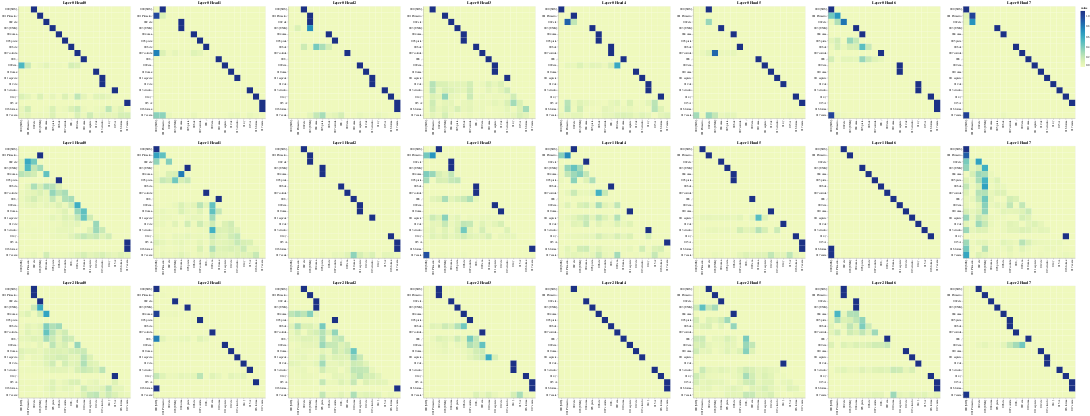

Notebook source saved alongside this figure:
### Code cell
# Encoder Self-Attention
layers = [0, 1, 2]
heads = [0, 1, 2, 3, 4, 5, 6, 7]
get_all_attention_maps("decoder", layers, heads, decoder_input_tokens, decoder_input_tokens, min(20, sentence_len))

### Figure 1 — Vega-Lite specification as saved in the notebook (floating-point values rounded to 4 significant figures; data arrays with more than 128 entries replaced by an {"elided": "..."} marker saying what was removed)
{"config": {"view": {"continuousWidth": 400, "continuousHeight": 300}}, "vconcat": [{"hconcat": [{"data": {"name": "data-0f16104a31f135c318780e36cd146929"}, "mark": "rect", "encoding": {"color": {"field": "value", "type": "quantitative"}, "tooltip": [{"field": "row", "type": "quantitative"}, {"field": "column", "type": "quantitative"}, {"field": "value", "type": "quantitative"}, {"field": "row_token", "type": "nominal"}, {"field": "col_token", "type": "nominal"}], "x": {"axis": {"title": ""}, "field": "col_token", "type": "nominal"}, "y": {"axis": {"title": ""}, "field": "row_token", "type": "nominal"}}, "height": 400, "selection": {"selector433": {"type": "interval", "bind": "scales", "encodings": ["x", "y"]}}, "title": "Layer 0 Head 0", "width": 400}, {"data": {"name": "data-8474d626f7e88e35efac38e0cdaafb37"}, "mark": "rect", "encoding": {"color": {"field": "value", "type": "quantitative"}, "tooltip": [{"field": "row", "type": "quantitative"}, {"field": "column", "type": "quantitative"}, {"field": "value", "type": "quantitative"}, {"field": "row_token", "type": "nominal"}, {"field": "col_token", "type": "nominal"}], "x": {"axis": {"title": ""}, "field": "col_token", "type": "nominal"}, "y": {"axis": {"title": ""}, "field": "row_token", "type": "nominal"}}, "height": 400, "selection": {"selector434": {"type": "interval", "bind": "scales", "encodings": ["x", "y"]}}, "title": "Layer 0 Head 1", "width": 400}, {"data": {"name": "data-0c0934c667893fd781d706be4baff161"}, "mark": "rect", "encoding": {"color": {"field": "value", "type": "quantitative"}, "tooltip": [{"field": "row", "type": "quantitative"}, {"field": "column", "type": "quantitative"}, {"field": "value", "type": "quantitative"}, {"field": "row_token", "type": "nominal"}, {"field": "col_token", "type": "nominal"}], "x": {"axis": {"title": ""}, "field": "col_token", "type": "nominal"}, "y": {"axis": {"title": ""}, "field": "row_token", "type": "nominal"}}, "height": 400, "selection": {"selector435": {"type": "interval", "bind": "scales", "encodings": ["x", "y"]}}, "title": "Layer 0 Head 2", "width": 400}, {"data": {"name": "data-457cdeeffcef7badf84f00d98af27c29"}, "mark": "rect", "encoding": {"color": {"field": "value", "type": "quantitative"}, "tooltip": [{"field": "row", "type": "quantitative"}, {"field": "column", "type": "quantitative"}, {"field": "value", "type": "quantitative"}, {"field": "row_token", "type": "nominal"}, {"field": "col_token", "type": "nominal"}], "x": {"axis": {"title": ""}, "field": "col_token", "type": "nominal"}, "y": {"axis": {"title": ""}, "field": "row_token", "type": "nominal"}}, "height": 400, "selection": {"selector436": {"type": "interval", "bind": "scales", "encodings": ["x", "y"]}}, "title": "Layer 0 Head 3", "width": 400}, {"data": {"name": "data-257655d6f5a19fec497d1aac9bba15da"}, "mark": "rect", "encoding": {"color": {"field": "value", "type": "quantitative"}, "tooltip": [{"field": "row", "type": "quantitative"}, {"field": "column", "type": "quantitative"}, {"field": "value", "type": "quantitative"}, {"field": "row_token", "type": "nominal"}, {"field": "col_token", "type": "nominal"}], "x": {"axis": {"title": ""}, "field": "col_token", "type": "nominal"}, "y": {"axis": {"title": ""}, "field": "row_token", "type": "nominal"}}, "height": 400, "selection": {"selector437": {"type": "interval", "bind": "scales", "encodings": ["x", "y"]}}, "title": "Layer 0 Head 4", "width": 400}, {"data": {"name": "data-626496b976e27ba9eb32a769cbfabd27"}, "mark": "rect", "encoding": {"color": {"field": "value", "type": "quantitative"}, "tooltip": [{"field": "row", "type": "quantitative"}, {"field": "column", "type": "quantitative"}, {"field": "value", "type": "quantitative"}, {"field": "row_token", "type": "nominal"}, {"field": "col_token", "type": "nominal"}], "x": {"axis": {"title": ""}, "field": "col_token", "type": "nominal"}, "y": {"axis": {"title": ""}, "field": "row_token", "type": "nominal"}}, "height": 400, "selection": {"selector438": {"type": "interval", "bind": "scales", "encodings": ["x", "y"]}}, "title": "Layer 0 Head 5", "width": 400}, {"data": {"name": "data-cfdee73c41d6da530d196423ef66bb73"}, "mark": "rect", "encoding": {"color": {"field": "value", "type": "quantitative"}, "tooltip": [{"field": "row", "type": "quantitative"}, {"field": "column", "type": "quantitative"}, {"field": "value", "type": "quantitative"}, {"field": "row_token", "type": "nominal"}, {"field": "col_token", "type": "nominal"}], "x": {"axis": {"title": ""}, "field": "col_token", "type": "nominal"}, "y": {"axis": {"title": ""}, "field": "row_token", "type": "nominal"}}, "height": 400, "selection": {"selector439": {"type": "interval", "bind": "scales", "encodings": ["x", "y"]}}, "title": "Layer 0 Head 6", "width": 400}, {"data": {"name": "data-41c681c8b6a01a35fbf1cc24b51995c2"}, "mark": "rect", "encoding": {"color": {"field": "value", "type": "quantitative"}, "tooltip": [{"field": "row", "type": "quantitative"}, {"field": "column", "type": "quantitative"}, {"field": "value", "type": "quantitative"}, {"field": "row_token", "type": "nominal"}, {"field": "col_token", "type": "nominal"}], "x": {"axis": {"title": ""}, "field": "col_token", "type": "nominal"}, "y": {"axis": {"title": ""}, "field": "row_token", "type": "nominal"}}, "height": 400, "selection": {"selector440": {"type": "interval", "bind": "scales", "encodings": ["x", "y"]}}, "title": "Layer 0 Head 7", "width": 400}]}, {"hconcat": [{"data": {"name": "data-31812c9408ebb790a688d355218ed725"}, "mark": "rect", "encoding": {"color": {"field": "value", "type": "quantitative"}, "tooltip": [{"field": "row", "type": "quantitative"}, {"field": "column", "type": "quantitative"}, {"field": "value", "type": "quantitative"}, {"field": "row_token", "type": "nominal"}, {"field": "col_token", "type": "nominal"}], "x": {"axis": {"title": ""}, "field": "col_token", "type": "nominal"}, "y": {"axis": {"title": ""}, "field": "row_token", "type": "nominal"}}, "height": 400, "selection": {"selector441": {"type": "interval", "bind": "scales", "encodings": ["x", "y"]}}, "title": "Layer 1 Head 0", "width": 400}, {"data": {"name": "data-7d231f45a63029c8d015e5293a1676c1"}, "mark": "rect", "encoding": {"color": {"field": "value", "type": "quantitative"}, "tooltip": [{"field": "row", "type": "quantitative"}, {"field": "column", "type": "quantitative"}, {"field": "value", "type": "quantitative"}, {"field": "row_token", "type": "nominal"}, {"field": "col_token", "type": "nominal"}], "x": {"axis": {"title": ""}, "field": "col_token", "type": "nominal"}, "y": {"axis": {"title": ""}, "field": "row_token", "type": "nominal"}}, "height": 400, "selection": {"selector442": {"type": "interval", "bind": "scales", "encodings": ["x", "y"]}}, "title": "Layer 1 Head 1", "width": 400}, {"data": {"name": "data-9dfb0a6348d80d8b9726841176d9744a"}, "mark": "rect", "encoding": {"color": {"field": "value", "type": "quantitative"}, "tooltip": [{"field": "row", "type": "quantitative"}, {"field": "column", "type": "quantitative"}, {"field": "value", "type": "quantitative"}, {"field": "row_token", "type": "nominal"}, {"field": "col_token", "type": "nominal"}], "x": {"axis": {"title": ""}, "field": "col_token", "type": "nominal"}, "y": {"axis": {"title": ""}, "field": "row_token", "type": "nominal"}}, "height": 400, "selection": {"selector443": {"type": "interval", "bind": "scales", "encodings": ["x", "y"]}}, "title": "Layer 1 Head 2", "width": 400}, {"data": {"name": "data-622e55841f3ca3858778234f6d5e30e0"}, "mark": "rect", "encoding": {"color": {"field": "value", "type": "quantitative"}, "tooltip": [{"field": "row", "type": "quantitative"}, {"field": "column", "type": "quantitative"}, {"field": "value", "type": "quantitative"}, {"field": "row_token", "type": "nominal"}, {"field": "col_token", "type": "nominal"}], "x": {"axis": {"title": ""}, "field": "col_token", "type": "nominal"}, "y": {"axis": {"title": ""}, "field": "row_token", "type": "nominal"}}, "height": 400, "selection": {"selector444": {"type": "interval", "bind": "scales", "encodings": ["x", "y"]}}, "title": "Layer 1 Head 3", "width": 400}, {"data": {"name": "data-c8eb4c2f6e1e09c54785d57ccb13ea90"}, "mark": "rect", "encoding": {"color": {"field": "value", "type": "quantitative"}, "tooltip": [{"field": "row", "type": "quantitative"}, {"field": "column", "type": "quantitative"}, {"field": "value", "type": "quantitative"}, {"field": "row_token", "type": "nominal"}, {"field": "col_token", "type": "nominal"}], "x": {"axis": {"title": ""}, "field": "col_token", "type": "nominal"}, "y": {"axis": {"title": ""}, "field": "row_token", "type": "nominal"}}, "height": 400, "selection": {"selector445": {"type": "interval", "bind": "scales", "encodings": ["x", "y"]}}, "title": "Layer 1 Head 4", "width": 400}, {"data": {"name": "data-b8bb49dda1ac763eedb065e5add00143"}, "mark": "rect", "encoding": {"color": {"field": "value", "type": "quantitative"}, "tooltip": [{"field": "row", "type": "quantitative"}, {"field": "column", "type": "quantitative"}, {"field": "value", "type": "quantitative"}, {"field": "row_token", "type": "nominal"}, {"field": "col_token", "type": "nominal"}], "x": {"axis": {"title": ""}, "field": "col_token", "type": "nominal"}, "y": {"axis": {"title": ""}, "field": "row_token", "type": "nominal"}}, "height": 400, "selection": {"selector446": {"type": "interval", "bind": "scales", "encodings": ["x", "y"]}}, "title": "Layer 1 Head 5", "width": 400}, {"data": {"name": "data-7faec2cd307599d6acf8b6831adaf7d2"}, "mark": "rect", "encoding": {"color": {"field": "value", "type": "quantitative"}, "tooltip": [{"field": "row", "type": "quantitative"}, {"field": "column", "type": "quantitative"}, {"field": "value", "type": "quantitative"}, {"field": "row_token", "type": "nominal"}, {"field": "col_token", "type": "nominal"}], "x": {"axis": {"title": ""}, "field": "col_token", "type": "nominal"}, "y": {"axis": {"title": ""}, "field": "row_token", "type": "nominal"}}, "height": 400, "selection": {"selector447": {"type": "interval", "bind": "scales", "encodings": ["x", "y"]}}, "title": "Layer 1 Head 6", "width": 400}, {"data": {"name": "data-dca98af1e65f8349138d12dd2b47f341"}, "mark": "rect", "encoding": {"color": {"field": "value", "type": "quantitative"}, "tooltip": [{"field": "row", "type": "quantitative"}, {"field": "column", "type": "quantitative"}, {"field": "value", "type": "quantitative"}, {"field": "row_token", "type": "nominal"}, {"field": "col_token", "type": "nominal"}], "x": {"axis": {"title": ""}, "field": "col_token", "type": "nominal"}, "y": {"axis": {"title": ""}, "field": "row_token", "type": "nominal"}}, "height": 400, "selection": {"selector448": {"type": "interval", "bind": "scales", "encodings": ["x", "y"]}}, "title": "Layer 1 Head 7", "width": 400}]}, {"hconcat": [{"data": {"name": "data-1e53b5a47b500838560f1c8c55292cc1"}, "mark": "rect", "encoding": {"color": {"field": "value", "type": "quantitative"}, "tooltip": [{"field": "row", "type": "quantitative"}, {"field": "column", "type": "quantitative"}, {"field": "value", "type": "quantitative"}, {"field": "row_token", "type": "nominal"}, {"field": "col_token", "type": "nominal"}], "x": {"axis": {"title": ""}, "field": "col_token", "type": "nominal"}, "y": {"axis": {"title": ""}, "field": "row_token", "type": "nominal"}}, "height": 400, "selection": {"selector449": {"type": "interval", "bind": "scales", "encodings": ["x", "y"]}}, "title": "Layer 2 Head 0", "width": 400}, {"data": {"name": "data-da924ff7b0c76069e0717dc0cb6b6523"}, "mark": "rect", "encoding": {"color": {"field": "value", "type": "quantitative"}, "tooltip": [{"field": "row", "type": "quantitative"}, {"field": "column", "type": "quantitative"}, {"field": "value", "type": "quantitative"}, {"field": "row_token", "type": "nominal"}, {"field": "col_token", "type": "nominal"}], "x": {"axis": {"title": ""}, "field": "col_token", "type": "nominal"}, "y": {"axis": {"title": ""}, "field": "row_token", "type": "nominal"}}, "height": 400, "selection": {"selector450": {"type": "interval", "bind": "scales", "encodings": ["x", "y"]}}, "title": "Layer 2 Head 1", "width": 400}, {"data": {"name": "data-2c227e1990cbb95093fead531b39858c"}, "mark": "rect", "encoding": {"color": {"field": "value", "type": "quantitative"}, "tooltip": [{"field": "row", "type": "quantitative"}, {"field": "column", "type": "quantitative"}, {"field": "value", "type": "quantitative"}, {"field": "row_token", "type": "nominal"}, {"field": "col_token", "type": "nominal"}], "x": {"axis": {"title": ""}, "field": "col_token", "type": "nominal"}, "y": {"axis": {"title": ""}, "field": "row_token", "type": "nominal"}}, "height": 400, "selection": {"selector451": {"type": "interval", "bind": "scales", "encodings": ["x", "y"]}}, "title": "Layer 2 Head 2", "width": 400}, {"data": {"name": "data-914752ec25329680ffbe67013ce5731c"}, "mark": "rect", "encoding": {"color": {"field": "value", "type": "quantitative"}, "tooltip": [{"field": "row", "type": "quantitative"}, {"field": "column", "type": "quantitative"}, {"field": "value", "type": "quantitative"}, {"field": "row_token", "type": "nominal"}, {"field": "col_token", "type": "nominal"}], "x": {"axis": {"title": ""}, "field": "col_token", "type": "nominal"}, "y": {"axis": {"title": ""}, "field": "row_token", "type": "nominal"}}, "height": 400, "selection": {"selector452": {"type": "interval", "bind": "scales", "encodings": ["x", "y"]}}, "title": "Layer 2 Head 3", "width": 400}, {"data": {"name": "data-a8b8746020baa5220e91bca933adeee3"}, "mark": "rect", "encoding": {"color": {"field": "value", "type": "quantitative"}, "tooltip": [{"field": "row", "type": "quantitative"}, {"field": "column", "type": "quantitative"}, {"field": "value", "type": "quantitative"}, {"field": "row_token", "type": "nominal"}, {"field": "col_token", "type": "nominal"}], "x": {"axis": {"title": ""}, "field": "col_token", "type": "nominal"}, "y": {"axis": {"title": ""}, "field": "row_token", "type": "nominal"}}, "height": 400, "selection": {"selector453": {"type": "interval", "bind": "scales", "encodings": ["x", "y"]}}, "title": "Layer 2 Head 4", "width": 400}, {"data": {"name": "data-02bdb04f290682081b1b70900bf2beb3"}, "mark": "rect", "encoding": {"color": {"field": "value", "type": "quantitative"}, "tooltip": [{"field": "row", "type": "quantitative"}, {"field": "column", "type": "quantitative"}, {"field": "value", "type": "quantitative"}, {"field": "row_token", "type": "nominal"}, {"field": "col_token", "type": "nominal"}], "x": {"axis": {"title": ""}, "field": "col_token", "type": "nominal"}, "y": {"axis": {"title": ""}, "field": "row_token", "type": "nominal"}}, "height": 400, "selection": {"selector454": {"type": "interval", "bind": "scales", "encodings": ["x", "y"]}}, "title": "Layer 2 Head 5", "width": 400}, {"data": {"name": "data-da8f9c4f110ac7fe0124f8beb898b7ed"}, "mark": "rect", "encoding": {"color": {"field": "value", "type": "quantitative"}, "tooltip": [{"field": "row", "type": "quantitative"}, {"field": "column", "type": "quantitative"}, {"field": "value", "type": "quantitative"}, {"field": "row_token", "type": "nominal"}, {"field": "col_token", "type": "nominal"}], "x": {"axis": {"title": ""}, "field": "col_token", "type": "nominal"}, "y": {"axis": {"title": ""}, "field": "row_token", "type": "nominal"}}, "height": 400, "selection": {"selector455": {"type": "interval", "bind": "scales", "encodings": ["x", "y"]}}, "title": "Layer 2 Head 6", "width": 400}, {"data": {"name": "data-0d5227c17de40fb7cf868c808e6dd836"}, "mark": "rect", "encoding": {"color": {"field": "value", "type": "quantitative"}, "tooltip": [{"field": "row", "type": "quantitative"}, {"field": "column", "type": "quantitative"}, {"field": "value", "type": "quantitative"}, {"field": "row_token", "type": "nominal"}, {"field": "col_token", "type": "nominal"}], "x": {"axis": {"title": ""}, "field": "col_token", "type": "nominal"}, "y": {"axis": {"title": ""}, "field": "row_token", "type": "nominal"}}, "height": 400, "selection": {"selector456": {"type": "interval", "bind": "scales", "encodings": ["x", "y"]}}, "title": "Layer 2 Head 7", "width": 400}]}], "$schema": "https://vega.github.io/schema/vega-lite/v4.17.0.json", "datasets": {"data-0f16104a31f135c318780e36cd146929": {"elided": "324 records"}, "data-8474d626f7e88e35efac38e0cdaafb37": {"elided": "324 records"}, "data-0c0934c667893fd781d706be4baff161": {"elided": "324 records"}, "data-457cdeeffcef7badf84f00d98af27c29": {"elided": "324 records"}, "data-257655d6f5a19fec497d1aac9bba15da": {"elided": "324 records"}, "data-626496b976e27ba9eb32a769cbfabd27": {"elided": "324 records"}, "data-cfdee73c41d6da530d196423ef66bb73": {"elided": "324 records"}, "data-41c681c8b6a01a35fbf1cc24b51995c2": {"elided": "324 records"}, "data-31812c9408ebb790a688d355218ed725": {"elided": "324 records"}, "data-7d231f45a63029c8d015e5293a1676c1": {"elided": "324 records"}, "data-9dfb0a6348d80d8b9726841176d9744a": {"elided": "324 records"}, "data-622e55841f3ca3858778234f6d5e30e0": {"elided": "324 records"}, "data-c8eb4c2f6e1e09c54785d57ccb13ea90": {"elided": "324 records"}, "data-b8bb49dda1ac763eedb065e5add00143": {"elided": "324 records"}, "data-7faec2cd307599d6acf8b6831adaf7d2": {"elided": "324 records"}, "data-dca98af1e65f8349138d12dd2b47f341": {"elided": "324 records"}, "data-1e53b5a47b500838560f1c8c55292cc1": {"elided": "324 records"}, "data-da924ff7b0c76069e0717dc0cb6b6523": {"elided": "324 records"}, "data-2c227e1990cbb95093fead531b39858c": {"elided": "324 records"}, "data-914752ec25329680ffbe67013ce5731c": {"elided": "324 records"}, "data-a8b8746020baa5220e91bca933adeee3": {"elided": "324 records"}, "data-02bdb04f290682081b1b70900bf2beb3": {"elided": "324 records"}, "data-da8f9c4f110ac7fe0124f8beb898b7ed": {"elided": "324 records"}, "data-0d5227c17de40fb7cf868c808e6dd836": {"elided": "324 records"}}}
